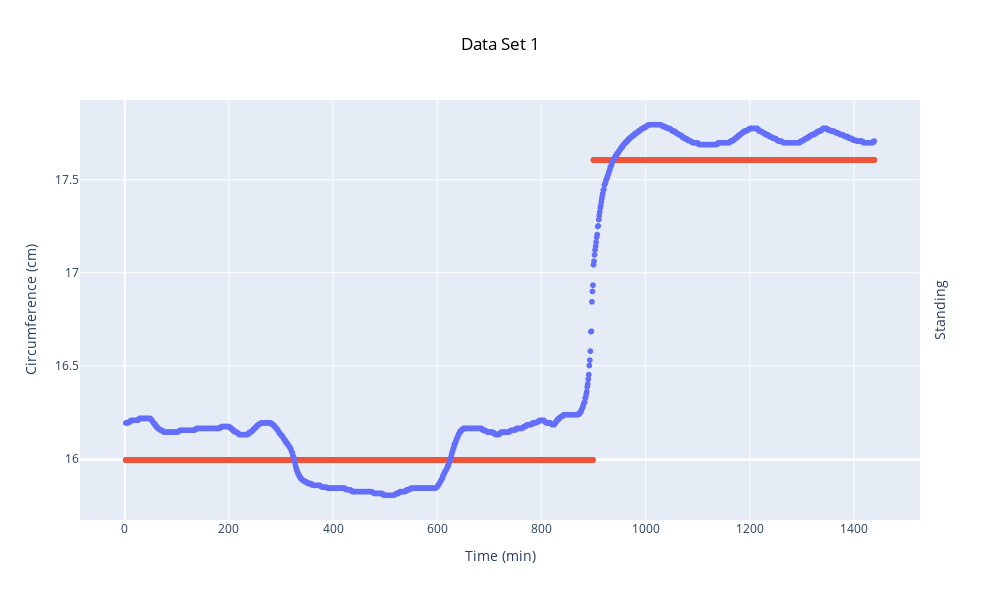

Notebook code for this chart:
### Code cell
fig = px.scatter(x=averaged_x, y=averaged_y, labels={'x':'Time (min)', 'y':'Circumference (cm)'}, title='Test Data 1')
fig.add_scatter(x=df['Time (min)'], y=df['Standing'], 
                mode='markers', yaxis='y2', name='Standing', showlegend=False)
fig.update_layout({
    'yaxis2': {
        'title': 'Standing',
        'overlaying': 'y',
        'side': 'right',
        'range': [0-0.2, 1+0.2],
        'showgrid': False,
        'showticklabels': False
    },
    'title': {'text': 'Data Set 1', 'x':0.5, 'xanchor': 'center', 'font': {'color': 'black'}},
})

fig.update_layout(width=1000, height=600)
fig.show()

### Figure 1 — Plotly figure (JSON) as saved in the notebook; plotly's stock layout.template omitted (floating-point values rounded to 4 significant figures; data arrays with more than 128 entries replaced by an {"elided": "..."} marker saying what was removed)
{"data": [{"hovertemplate": "Time (min)=%{x}<br>Circumference (cm)=%{y}<extra></extra>", "legendgroup": "", "marker": {"color": "#636efa", "symbol": "circle"}, "mode": "markers", "name": "", "showlegend": false, "type": "scattergl", "x": {"elided": "1438 int values"}, "xaxis": "x", "y": {"elided": "1438 float values"}, "yaxis": "y"}, {"mode": "markers", "name": "Standing", "showlegend": false, "type": "scatter", "x": {"elided": "1438 int values"}, "y": {"elided": "1438 int values"}, "yaxis": "y2"}], "layout": {"height": 600, "legend": {"tracegroupgap": 0}, "title": {"font": {"color": "black"}, "text": "Data Set 1", "x": 0.5, "xanchor": "center"}, "width": 1000, "xaxis": {"anchor": "y", "autorange": true, "domain": [0, 1], "range": [-85.83, 1527.0], "title": {"text": "Time (min)"}, "type": "linear"}, "yaxis": {"anchor": "x", "autorange": true, "domain": [0, 1], "range": [15.67, 17.93], "title": {"text": "Circumference (cm)"}, "type": "linear"}, "yaxis2": {"overlaying": "y", "range": [-0.2, 1.2], "showgrid": false, "showticklabels": false, "side": "right", "title": {"text": "Standing"}, "type": "linear"}}}
